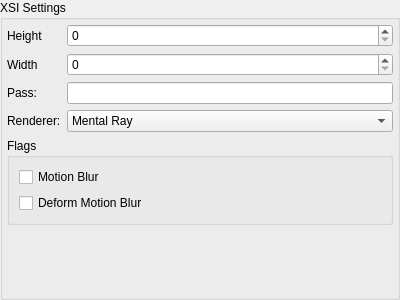
<?xml version="1.0" encoding="UTF-8"?>
<ui version="4.0">
 <class>JobXSISettingsWidgetUI</class>
 <widget class="QGroupBox" name="JobXSISettingsWidgetUI">
  <property name="geometry">
   <rect>
    <x>0</x>
    <y>0</y>
    <width>400</width>
    <height>300</height>
   </rect>
  </property>
  <property name="windowTitle">
   <string>GroupBox</string>
  </property>
  <property name="title">
   <string>XSI Settings</string>
  </property>
  <layout class="QVBoxLayout" name="mVerticalLayout">
   <property name="margin">
    <number>4</number>
   </property>
   <item>
    <layout class="QGridLayout" name="_2">
     <property name="margin">
      <number>0</number>
     </property>
     <property name="spacing">
      <number>-1</number>
     </property>
     <item row="1" column="0">
      <widget class="QLabel" name="textLabel9">
       <property name="text">
        <string>Width</string>
       </property>
      </widget>
     </item>
     <item row="0" column="1">
      <widget class="FieldSpinBox" name="mHeightSpin">
       <property name="maximum">
        <number>1000000</number>
       </property>
       <property name="field" stdset="0">
        <string>height</string>
       </property>
      </widget>
     </item>
     <item row="0" column="0">
      <widget class="QLabel" name="textLabel8">
       <property name="text">
        <string>Height</string>
       </property>
      </widget>
     </item>
     <item row="2" column="1">
      <widget class="FieldLineEdit" name="mPassEdit">
       <property name="readOnly">
        <bool>true</bool>
       </property>
       <property name="field" stdset="0">
        <string>pass</string>
       </property>
      </widget>
     </item>
     <item row="2" column="0">
      <widget class="QLabel" name="label">
       <property name="text">
        <string>Pass:</string>
       </property>
      </widget>
     </item>
     <item row="3" column="1">
      <widget class="QComboBox" name="mRendererCombo">
       <item>
        <property name="text">
         <string>Mental Ray</string>
        </property>
       </item>
       <item>
        <property name="text">
         <string>Scanline - Software</string>
        </property>
       </item>
       <item>
        <property name="text">
         <string>Scanline - OpenGL</string>
        </property>
       </item>
       <item>
        <property name="text">
         <string>Scanline - OpenGL - Rapid(Large Scenes)</string>
        </property>
       </item>
      </widget>
     </item>
     <item row="3" column="0">
      <widget class="QLabel" name="label_2">
       <property name="text">
        <string>Renderer:</string>
       </property>
      </widget>
     </item>
     <item row="1" column="1">
      <widget class="FieldSpinBox" name="mWidthSpin">
       <property name="maximum">
        <number>1000000</number>
       </property>
       <property name="field" stdset="0">
        <string>width</string>
       </property>
      </widget>
     </item>
    </layout>
   </item>
   <item>
    <widget class="QGroupBox" name="groupBox3">
     <property name="title">
      <string>Flags</string>
     </property>
     <layout class="QVBoxLayout">
      <property name="spacing">
       <number>-1</number>
      </property>
      <property name="margin">
       <number>9</number>
      </property>
      <item>
       <widget class="FieldCheckBox" name="mMotionBlurCheck">
        <property name="text">
         <string>Motion Blur</string>
        </property>
        <property name="field" stdset="0">
         <string>motionBlur</string>
        </property>
       </widget>
      </item>
      <item>
       <widget class="FieldCheckBox" name="mDeformMotionBlurCheck">
        <property name="text">
         <string>Deform Motion Blur</string>
        </property>
        <property name="field" stdset="0">
         <string>deformMotionBlur</string>
        </property>
       </widget>
      </item>
     </layout>
    </widget>
   </item>
   <item>
    <spacer name="spacer">
     <property name="orientation">
      <enum>Qt::Vertical</enum>
     </property>
     <property name="sizeType">
      <enum>QSizePolicy::Expanding</enum>
     </property>
     <property name="sizeHint" stdset="0">
      <size>
       <width>337</width>
       <height>62</height>
      </size>
     </property>
    </spacer>
   </item>
  </layout>
 </widget>
 <customwidgets>
  <customwidget>
   <class>FieldLineEdit</class>
   <extends>QLineEdit</extends>
   <header>fieldlineedit.h</header>
  </customwidget>
  <customwidget>
   <class>FieldSpinBox</class>
   <extends>QSpinBox</extends>
   <header>fieldspinbox.h</header>
  </customwidget>
  <customwidget>
   <class>FieldCheckBox</class>
   <extends>QCheckBox</extends>
   <header>fieldcheckbox.h</header>
  </customwidget>
 </customwidgets>
 <resources/>
 <connections/>
</ui>
